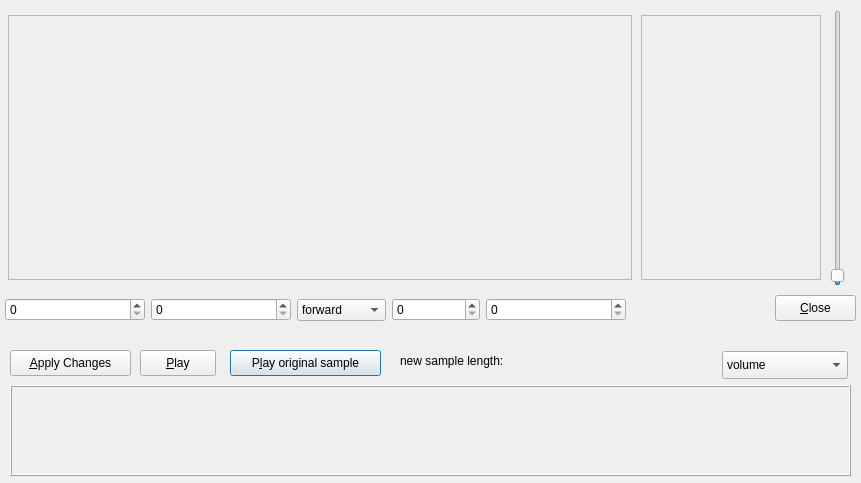
<ui version="4.0" >
 <class>SampleEditor_UI</class>
 <widget class="QDialog" name="SampleEditor_UI" >
  <property name="geometry" >
   <rect>
    <x>0</x>
    <y>0</y>
    <width>861</width>
    <height>483</height>
   </rect>
  </property>
  <property name="windowTitle" >
   <string>Dialog</string>
  </property>
  <widget class="QFrame" name="targetSampleView" >
   <property name="geometry" >
    <rect>
     <x>10</x>
     <y>385</y>
     <width>841</width>
     <height>91</height>
    </rect>
   </property>
   <property name="cursor" >
    <cursorShape>CrossCursor</cursorShape>
   </property>
   <property name="frameShape" >
    <enum>QFrame::Box</enum>
   </property>
   <property name="frameShadow" >
    <enum>QFrame::Raised</enum>
   </property>
  </widget>
  <widget class="QPushButton" name="PlayOrigPushButton" >
   <property name="geometry" >
    <rect>
     <x>230</x>
     <y>350</y>
     <width>151</width>
     <height>26</height>
    </rect>
   </property>
   <property name="text" >
    <string>P&amp;lay original sample</string>
   </property>
  </widget>
  <widget class="QPushButton" name="PrevChangesPushButton" >
   <property name="geometry" >
    <rect>
     <x>10</x>
     <y>350</y>
     <width>121</width>
     <height>26</height>
    </rect>
   </property>
   <property name="text" >
    <string>&amp;Apply Changes</string>
   </property>
  </widget>
  <widget class="QPushButton" name="ClosePushButton" >
   <property name="geometry" >
    <rect>
     <x>775</x>
     <y>295</y>
     <width>81</width>
     <height>26</height>
    </rect>
   </property>
   <property name="text" >
    <string>&amp;Close</string>
   </property>
  </widget>
  <widget class="QWidget" name="layoutWidget" >
   <property name="geometry" >
    <rect>
     <x>5</x>
     <y>295</y>
     <width>621</width>
     <height>30</height>
    </rect>
   </property>
   <layout class="QHBoxLayout" name="horizontalLayout" >
    <item>
     <widget class="QSpinBox" name="StartFrameSpinBox" >
      <property name="minimumSize" >
       <size>
        <width>140</width>
        <height>0</height>
       </size>
      </property>
      <property name="toolTip" >
       <string>Adjust sample start frame</string>
      </property>
      <property name="maximum" >
       <number>1000000000</number>
      </property>
     </widget>
    </item>
    <item>
     <widget class="QSpinBox" name="LoopFrameSpinBox" >
      <property name="minimumSize" >
       <size>
        <width>140</width>
        <height>0</height>
       </size>
      </property>
      <property name="toolTip" >
       <string>Adjust sample loop begin frame</string>
      </property>
      <property name="maximum" >
       <number>1000000000</number>
      </property>
     </widget>
    </item>
    <item>
     <widget class="QComboBox" name="ProcessingTypeComboBox" >
      <property name="minimumSize" >
       <size>
        <width>82</width>
        <height>0</height>
       </size>
      </property>
      <property name="toolTip" >
       <string>set processing</string>
      </property>
      <item>
       <property name="text" >
        <string>forward</string>
       </property>
      </item>
      <item>
       <property name="text" >
        <string>reverse</string>
       </property>
      </item>
      <item>
       <property name="text" >
        <string>pingpong</string>
       </property>
      </item>
     </widget>
    </item>
    <item>
     <widget class="QSpinBox" name="LoopCountSpinBox" >
      <property name="minimumSize" >
       <size>
        <width>60</width>
        <height>0</height>
       </size>
      </property>
      <property name="toolTip" >
       <string>loops</string>
      </property>
      <property name="minimum" >
       <number>0</number>
      </property>
      <property name="maximum" >
       <number>10000</number>
      </property>
     </widget>
    </item>
    <item>
     <widget class="QSpinBox" name="EndFrameSpinBox" >
      <property name="minimumSize" >
       <size>
        <width>140</width>
        <height>0</height>
       </size>
      </property>
      <property name="toolTip" >
       <string>Adjust sample end &amp; loop end frame</string>
      </property>
      <property name="maximum" >
       <number>1000000000</number>
      </property>
     </widget>
    </item>
   </layout>
  </widget>
  <widget class="QWidget" name="layoutWidget" >
   <property name="geometry" >
    <rect>
     <x>5</x>
     <y>10</y>
     <width>843</width>
     <height>276</height>
    </rect>
   </property>
   <layout class="QHBoxLayout" name="horizontalLayout_2" >
    <item>
     <widget class="QFrame" name="mainSampleview" >
      <property name="minimumSize" >
       <size>
        <width>624</width>
        <height>265</height>
       </size>
      </property>
      <property name="maximumSize" >
       <size>
        <width>624</width>
        <height>265</height>
       </size>
      </property>
      <property name="cursor" >
       <cursorShape>SplitHCursor</cursorShape>
      </property>
      <property name="frameShape" >
       <enum>QFrame::StyledPanel</enum>
      </property>
      <property name="frameShadow" >
       <enum>QFrame::Raised</enum>
      </property>
     </widget>
    </item>
    <item>
     <widget class="QFrame" name="mainSampleAdjustView" >
      <property name="minimumSize" >
       <size>
        <width>180</width>
        <height>265</height>
       </size>
      </property>
      <property name="maximumSize" >
       <size>
        <width>180</width>
        <height>265</height>
       </size>
      </property>
      <property name="frameShape" >
       <enum>QFrame::StyledPanel</enum>
      </property>
      <property name="frameShadow" >
       <enum>QFrame::Raised</enum>
      </property>
     </widget>
    </item>
    <item>
     <widget class="QSlider" name="verticalzoomSlider" >
      <property name="value" >
       <number>1</number>
      </property>
      <property name="orientation" >
       <enum>Qt::Vertical</enum>
      </property>
     </widget>
    </item>
   </layout>
  </widget>
  <widget class="QPushButton" name="PlayPushButton" >
   <property name="geometry" >
    <rect>
     <x>140</x>
     <y>350</y>
     <width>76</width>
     <height>26</height>
    </rect>
   </property>
   <property name="text" >
    <string>&amp;Play</string>
   </property>
  </widget>
  <widget class="QLabel" name="newlengthLabel" >
   <property name="geometry" >
    <rect>
     <x>400</x>
     <y>350</y>
     <width>236</width>
     <height>21</height>
    </rect>
   </property>
   <property name="text" >
    <string>new sample length:</string>
   </property>
  </widget>
  <widget class="QComboBox" name="EditTypeComboBox" >
   <property name="geometry" >
    <rect>
     <x>722</x>
     <y>351</y>
     <width>126</width>
     <height>28</height>
    </rect>
   </property>
   <property name="minimumSize" >
    <size>
     <width>60</width>
     <height>0</height>
    </size>
   </property>
   <property name="toolTip" >
    <string>fade-out type</string>
   </property>
   <item>
    <property name="text" >
     <string>volume</string>
    </property>
   </item>
   <item>
    <property name="text" >
     <string>panorama</string>
    </property>
   </item>
  </widget>
 </widget>
 <tabstops>
  <tabstop>StartFrameSpinBox</tabstop>
  <tabstop>LoopFrameSpinBox</tabstop>
  <tabstop>ProcessingTypeComboBox</tabstop>
  <tabstop>LoopCountSpinBox</tabstop>
  <tabstop>EndFrameSpinBox</tabstop>
  <tabstop>PrevChangesPushButton</tabstop>
  <tabstop>PlayOrigPushButton</tabstop>
  <tabstop>ClosePushButton</tabstop>
 </tabstops>
 <resources/>
 <connections/>
</ui>
